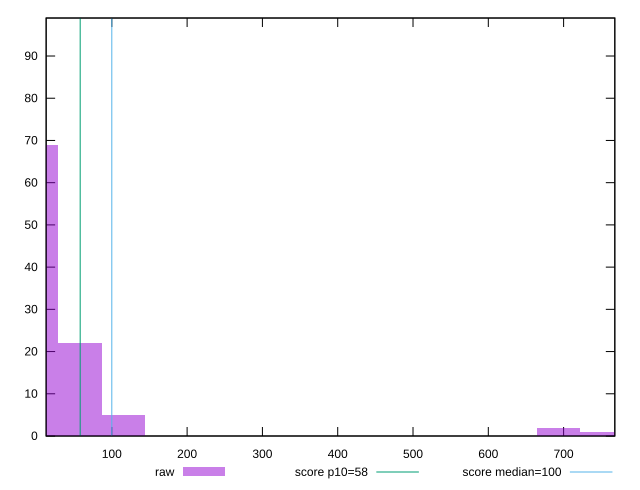

The gnuplot source for this figure:
reset

$raw <<EOF
750.761438800468 1
693.0105588927397 2
57.75087990772831 22
0 69
115.50175981545662 5
EOF

set key outside below
set boxwidth 57.75087990772831
set xrange [12.8:768]
set yrange [0:99]
set trange [0:99]
set style fill transparent solid 0.5 noborder

set parametric
set terminal svg size 640, 490 enhanced background rgb 'white'
set output "report/report_00029_2021-02-24T13-36-40.390Z/estimated-input-latency/samples/card/raw/histogram.svg"

plot $raw title "raw" with boxes, \
     58,t title "score p10=58", \
     100,t title "score median=100"

reset
